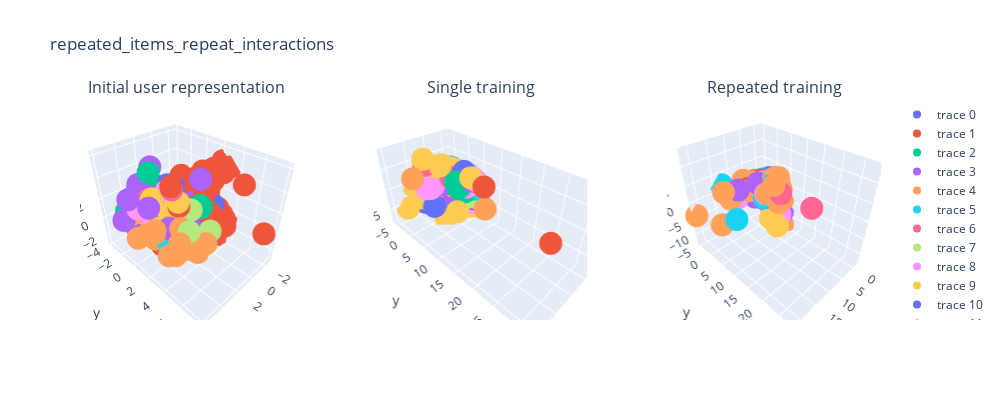

Write notebook code for a chart like this one.
### Code cell
# Plot 3D PCA for single model, single training v. repeated training

n_clusters = 15

model_names = list(single_training_env['actual_user_representation_initial'].keys())
plot_model = model_names[1]
print(plot_model)

curr_model_user_representation_final = {
    "single_training":single_training_env['actual_user_representation_final'][plot_model][0],
    "repeated_training":repeated_training_env['actual_user_representation_final'][plot_model][0],
}

user_cluster_assignments = repeated_training_env['user_cluster_assignments'][plot_model][0]
assert(np.array_equal(user_cluster_assignments, single_training_env['user_cluster_assignments'][plot_model][0]))

initial_user_representation_df = pd.DataFrame(StandardScaler().fit_transform(user_representation_initial))
initial_user_representation_df['Cluster'] = user_cluster_assignments
initial_fig = plot_pca_3d_subplots(initial_user_representation_df, n_clusters)

final_user_rep_df = pd.DataFrame(StandardScaler().fit_transform(curr_model_user_representation_final["single_training"]))
final_user_rep_df['Cluster'] = user_cluster_assignments
final_single_training_fig = plot_pca_3d_subplots(final_user_rep_df, n_clusters)

final_user_rep_df = pd.DataFrame(StandardScaler().fit_transform(curr_model_user_representation_final["repeated_training"]))
final_user_rep_df['Cluster'] = user_cluster_assignments
final_repeated_training_fig = plot_pca_3d_subplots(final_user_rep_df, n_clusters)

fig_results = make_subplots(
    rows=1, cols=3,
    subplot_titles=['Initial user representation', 'Single training', 'Repeated training'],
    specs=[[{'type':'scene'}, {'type':'scene'}, {'type':'scene'}]],
    horizontal_spacing = 0.1,
    vertical_spacing = 0.1
)

# print(fig_results.print_grid)
for d in initial_fig.data:
    fig_results.add_trace(d, row=1, col=1)
for f1 in final_single_training_fig.data:
    fig_results.add_trace(f1, row=1, col=2)
for f2 in final_repeated_training_fig.data:
    fig_results.add_trace(f2, row=1, col=3)


# fig_results.layout.update(height=400, width=1000, showlegend=False, title_text=plot_model)  
fig_results.layout.update(height=400, width=1000, title_text=plot_model)    
fig_results.show()
